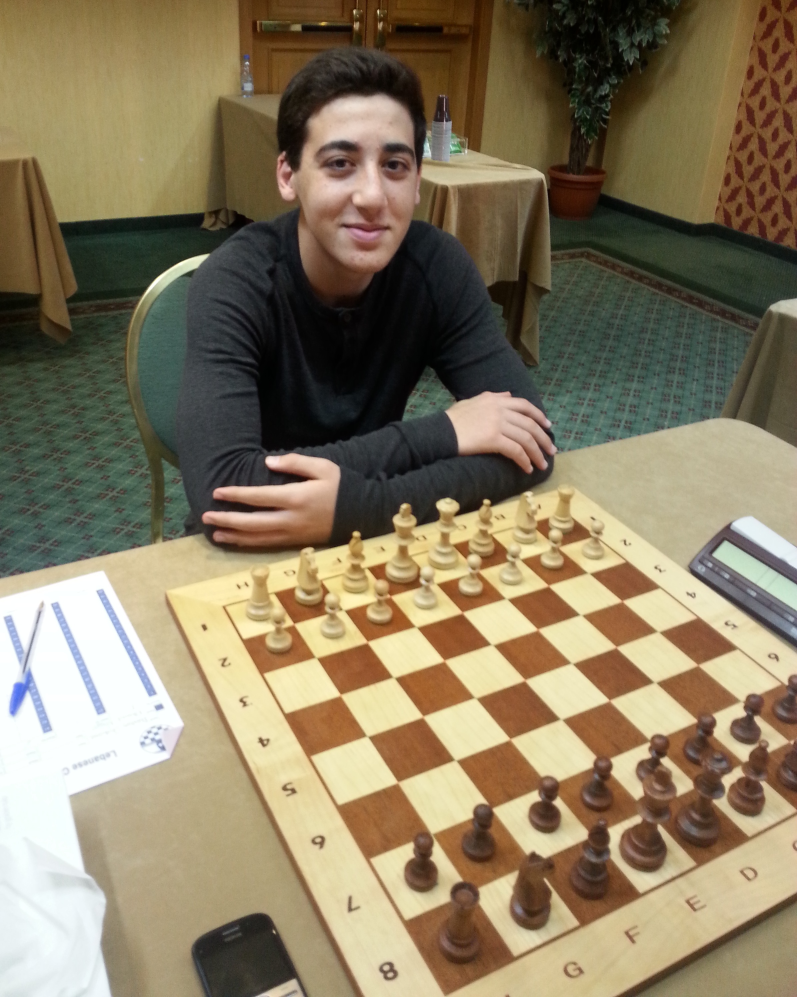
#> input picture input/21.jpg, 2391 x 2991 px (shown at 1/3 size)
$ python hog.py   (older library calls are emulated)
#> lines starting #> are read from the running program, lines starting #| are printed output that depends on the picture
from __future__ import print_function
from pylab import *
import numpy as np
import cv2
import sys
import IPython
import matplotlib.pyplot as plt
from skimage.feature import hog
from skimage import color, exposure

np.set_printoptions(suppress=True, precision=2) # Better printing of arrays
# def getHog


def main(filenames):
  for filename in filenames:
    print("Processing %s" % filename)
    img = cv2.imread(filename)
#> img is the input picture: shape (2991, 2391, 3); mean B, G, R 97.2, 123.4, 136.7
    if (img.size > 1000*1000):
      img = cv2.resize(img,None,fx=0.3, fy=0.3, interpolation = cv2.INTER_AREA)
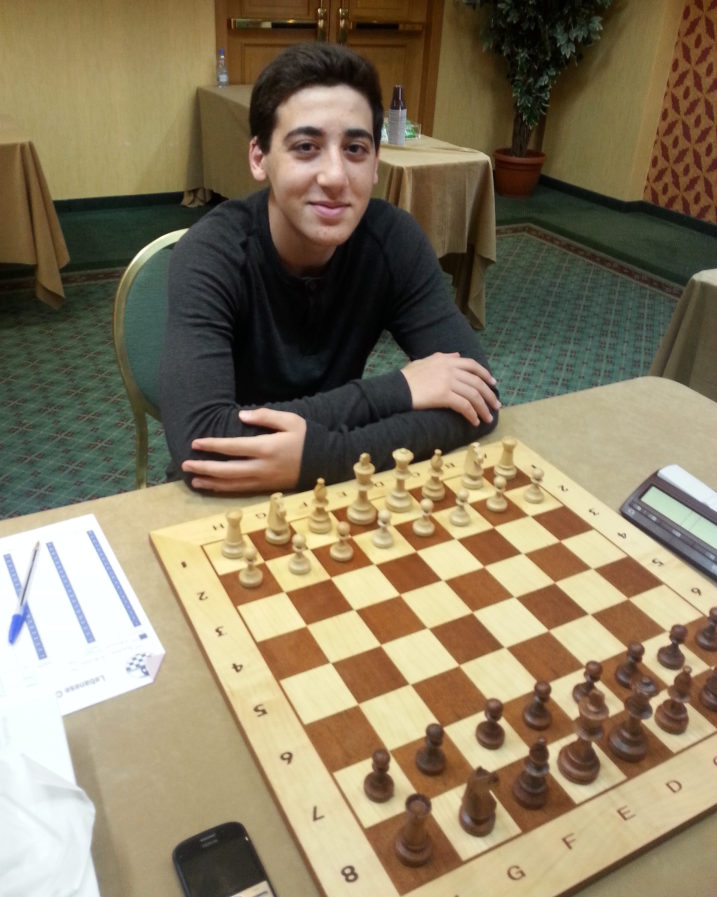
#> img: shape (897, 717, 3); mean B, G, R 97.2, 123.4, 136.7
    gray = cv2.cvtColor(img,cv2.COLOR_BGR2GRAY)
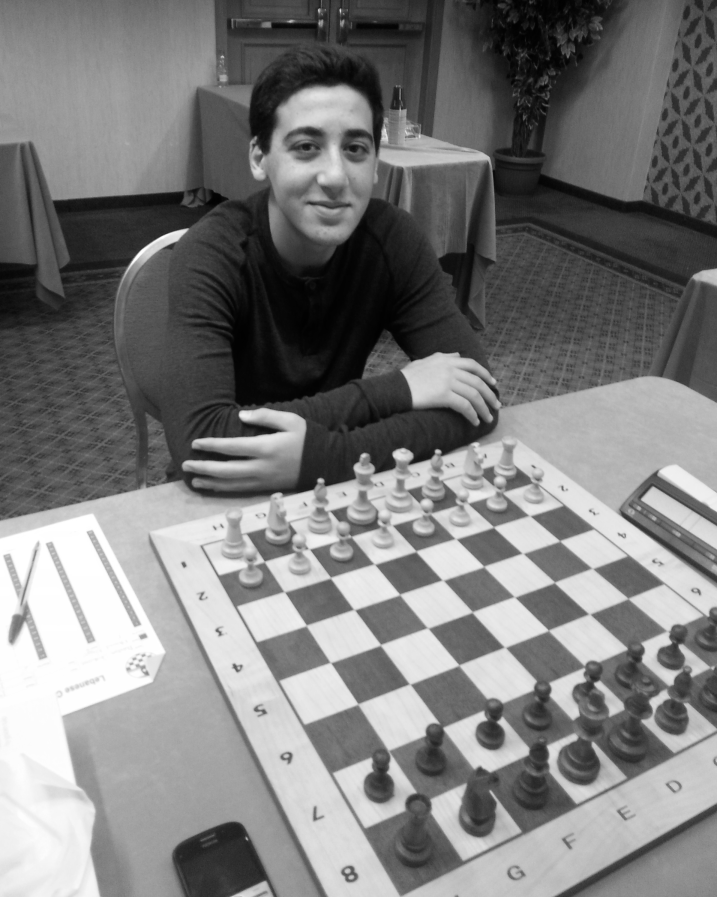
#> gray: shape (897, 717); min 1, max 255, mean 124.4

    # [14 lines of commented-out code are left out]

    fd, hog_image = hog(gray, orientations=32, pixels_per_cell=(16, 16),
                        cells_per_block=(1, 1), visualise=True)
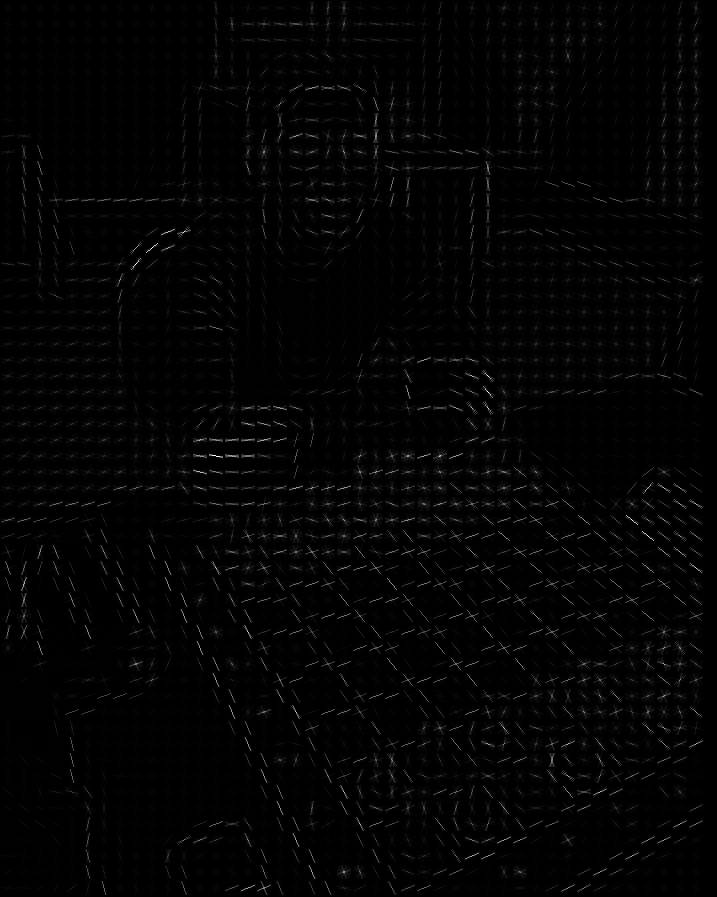
#> hog_image: shape (897, 717) float64; min 0, max 37.17, mean 0.6; drawn with min black and max white

    fig, (ax1, ax2) = plt.subplots(1, 2, figsize=(8, 4), sharex=True, sharey=True)

    ax1.axis('off')
    ax1.imshow(gray, cmap=plt.cm.gray)
    ax1.grid('on')
    ax1.set_title('Input image')
    ax1.set_adjustable('box-forced')

    # Rescale histogram for better display
    hog_image_rescaled = exposure.rescale_intensity(hog_image, in_range=(0, 10.0))

    ax2.axis('off')
    ax2.imshow(hog_image_rescaled, cmap=plt.cm.gray)
    ax2.grid('on')
    ax2.set_title('Histogram of Oriented Gradients')
    ax1.set_adjustable('box-forced')

    # pt = (139,304)
    # ax1.plot(pt[0], pt[1],'o')
    # ax2.plot(pt[0], pt[1],'o')

    plt.show()


    # [7 lines of commented-out code are left out]

if __name__ == '__main__':
  if len(sys.argv) > 1:
    filenames = sys.argv[1:]
  else:
    filenames = ['input/21.jpg']
  main(filenames)
#> (the call stopped at in main, `fig, (ax1, ax2) = plt.subplots(1, 2, figsize=(8, 4), sharex=True, shar..`: IPython is not available in this run)

$ run again, with input/1.jpg copied over input/21.jpg
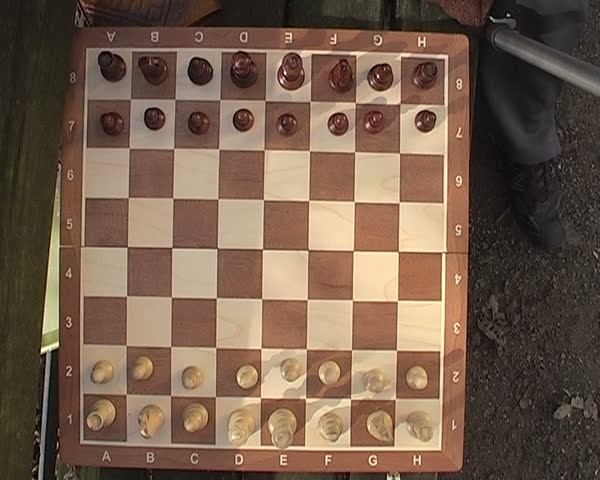
#> input picture input/1.jpg, 600 x 480 px
#> in main, img is the input picture: shape (480, 600, 3); mean B, G, R 76.6, 93.5, 116.4
#> in main, `gray = cv2.cvtColor(img,cv2.COLOR_BGR2GRAY)`:
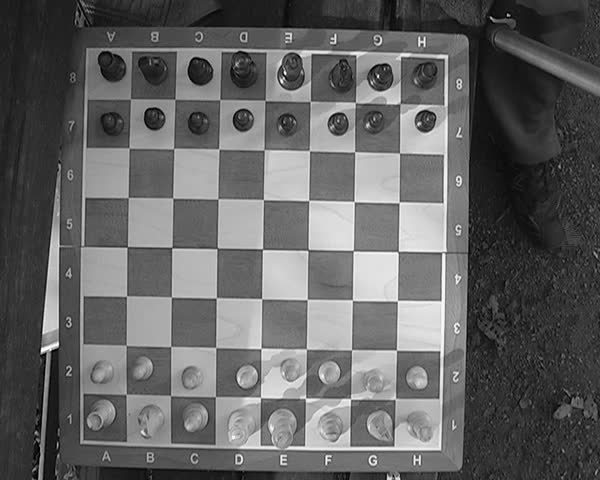
#> gray: shape (480, 600); min 0, max 252, mean 98.4
#> in main, `fd, hog_image = hog(gray, orientations=32, pixels_per_cell=(16, 16), c..`:
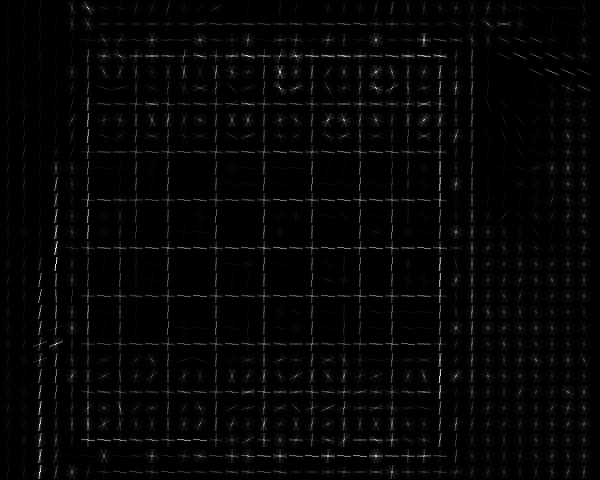
#> hog_image: shape (480, 600) float64; min 0, max 41.06, mean 0.9; drawn with min black and max white

$ run again, with input/10.jpg copied over input/21.jpg
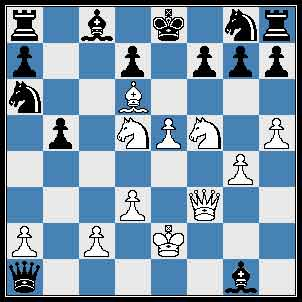
#> input picture input/10.jpg, 302 x 302 px
#> in main, img is the input picture: shape (302, 302, 3); mean B, G, R 173.4, 152.8, 127.7
#> in main, `gray = cv2.cvtColor(img,cv2.COLOR_BGR2GRAY)`:
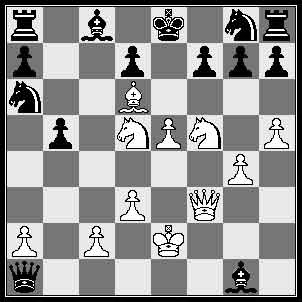
#> gray: shape (302, 302); min 0, max 255, mean 147.6
#> in main, `fd, hog_image = hog(gray, orientations=32, pixels_per_cell=(16, 16), c..`:
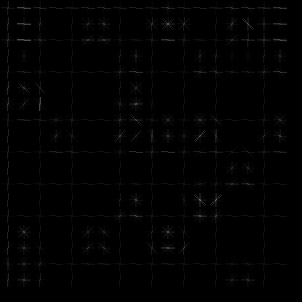
#> hog_image: shape (302, 302) float64; min 0, max 110.3, mean 2
#> fd = 10368 values, max 1 at index 672, min 0 at index 5, mean 0.0817

$ run again, with input/11.jpg copied over input/21.jpg
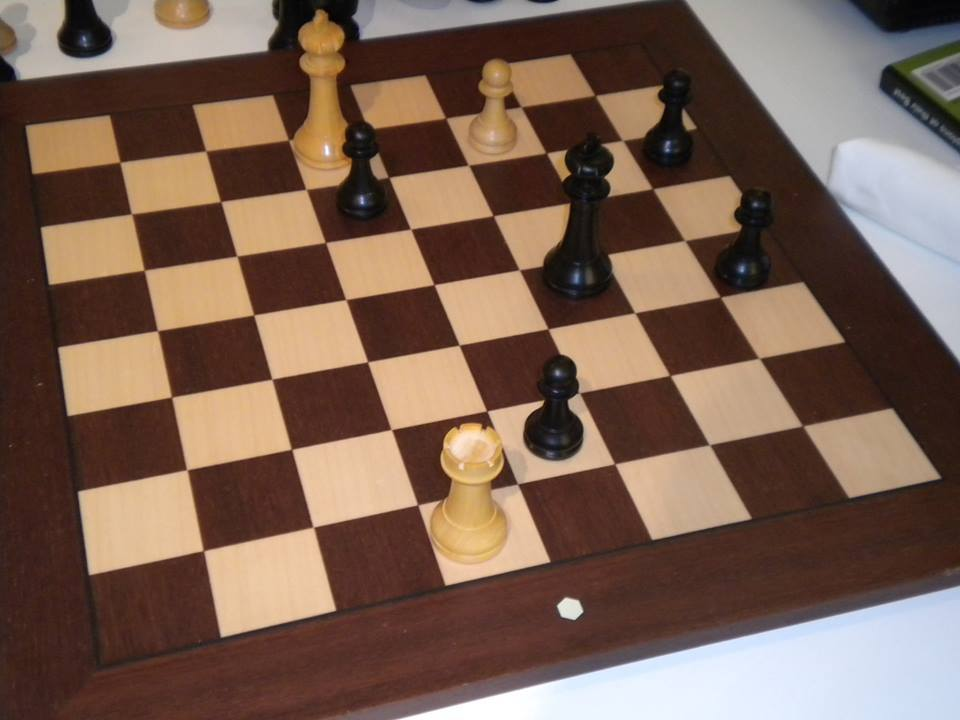
#> input picture input/11.jpg, 960 x 720 px
#> in main, img is the input picture: shape (720, 960, 3); mean B, G, R 82.3, 96.5, 122
#> img: shape (216, 288, 3)
#> in main, `gray = cv2.cvtColor(img,cv2.COLOR_BGR2GRAY)`:
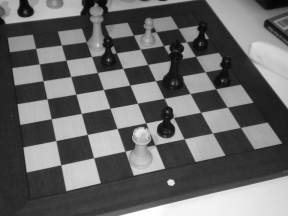
#> gray: shape (216, 288); min 5, max 255, mean 102.5
#> in main, `fd, hog_image = hog(gray, orientations=32, pixels_per_cell=(16, 16), c..`:
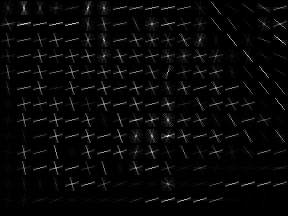
#> hog_image: shape (216, 288) float64; min 0, max 32.75, mean 1; drawn with min black and max white
#> fd = 7488 values, max 0.648 at index 3416, min 0 at index 14, mean 0.114
